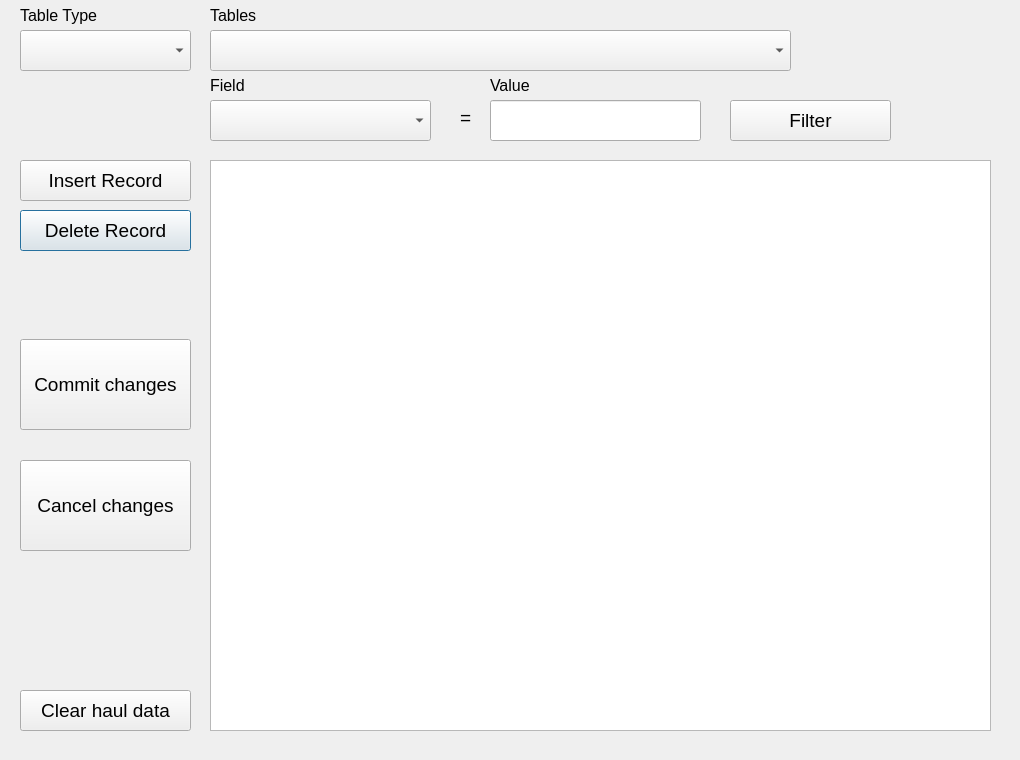
<?xml version="1.0" encoding="UTF-8"?>
<ui version="4.0">
 <class>clamsEdit</class>
 <widget class="QDialog" name="clamsEdit">
  <property name="geometry">
   <rect>
    <x>0</x>
    <y>0</y>
    <width>1020</width>
    <height>760</height>
   </rect>
  </property>
  <property name="windowTitle">
   <string>CLAMS Data Editor</string>
  </property>
  <widget class="QPushButton" name="deleteBtn">
   <property name="geometry">
    <rect>
     <x>20</x>
     <y>210</y>
     <width>171</width>
     <height>41</height>
    </rect>
   </property>
   <property name="font">
    <font>
     <pointsize>14</pointsize>
    </font>
   </property>
   <property name="text">
    <string>Delete Record</string>
   </property>
  </widget>
  <widget class="QComboBox" name="tableBox">
   <property name="geometry">
    <rect>
     <x>210</x>
     <y>30</y>
     <width>581</width>
     <height>41</height>
    </rect>
   </property>
   <property name="font">
    <font>
     <pointsize>12</pointsize>
    </font>
   </property>
  </widget>
  <widget class="QLabel" name="label_4">
   <property name="geometry">
    <rect>
     <x>210</x>
     <y>0</y>
     <width>181</width>
     <height>31</height>
    </rect>
   </property>
   <property name="font">
    <font>
     <pointsize>12</pointsize>
    </font>
   </property>
   <property name="text">
    <string>Tables</string>
   </property>
  </widget>
  <widget class="QPushButton" name="commitBtn">
   <property name="geometry">
    <rect>
     <x>20</x>
     <y>339</y>
     <width>171</width>
     <height>91</height>
    </rect>
   </property>
   <property name="font">
    <font>
     <pointsize>14</pointsize>
    </font>
   </property>
   <property name="text">
    <string>Commit changes</string>
   </property>
  </widget>
  <widget class="QPushButton" name="insertBtn">
   <property name="geometry">
    <rect>
     <x>20</x>
     <y>160</y>
     <width>171</width>
     <height>41</height>
    </rect>
   </property>
   <property name="font">
    <font>
     <pointsize>14</pointsize>
    </font>
   </property>
   <property name="text">
    <string>Insert Record</string>
   </property>
  </widget>
  <widget class="QPushButton" name="clearHaulBtn">
   <property name="geometry">
    <rect>
     <x>20</x>
     <y>690</y>
     <width>171</width>
     <height>41</height>
    </rect>
   </property>
   <property name="font">
    <font>
     <pointsize>14</pointsize>
    </font>
   </property>
   <property name="text">
    <string>Clear haul data</string>
   </property>
  </widget>
  <widget class="QComboBox" name="tableTypeBox">
   <property name="geometry">
    <rect>
     <x>20</x>
     <y>30</y>
     <width>171</width>
     <height>41</height>
    </rect>
   </property>
   <property name="font">
    <font>
     <pointsize>12</pointsize>
    </font>
   </property>
  </widget>
  <widget class="QLabel" name="label_5">
   <property name="geometry">
    <rect>
     <x>20</x>
     <y>0</y>
     <width>181</width>
     <height>31</height>
    </rect>
   </property>
   <property name="font">
    <font>
     <pointsize>12</pointsize>
    </font>
   </property>
   <property name="text">
    <string>Table Type</string>
   </property>
  </widget>
  <widget class="QPushButton" name="cancelBtn">
   <property name="geometry">
    <rect>
     <x>20</x>
     <y>460</y>
     <width>171</width>
     <height>91</height>
    </rect>
   </property>
   <property name="font">
    <font>
     <pointsize>14</pointsize>
    </font>
   </property>
   <property name="text">
    <string>Cancel changes</string>
   </property>
  </widget>
  <widget class="QTableView" name="dataView">
   <property name="geometry">
    <rect>
     <x>210</x>
     <y>160</y>
     <width>781</width>
     <height>571</height>
    </rect>
   </property>
  </widget>
  <widget class="QComboBox" name="fieldBox">
   <property name="geometry">
    <rect>
     <x>210</x>
     <y>100</y>
     <width>221</width>
     <height>41</height>
    </rect>
   </property>
   <property name="font">
    <font>
     <pointsize>12</pointsize>
    </font>
   </property>
  </widget>
  <widget class="QLabel" name="label">
   <property name="geometry">
    <rect>
     <x>460</x>
     <y>110</y>
     <width>46</width>
     <height>14</height>
    </rect>
   </property>
   <property name="font">
    <font>
     <pointsize>14</pointsize>
    </font>
   </property>
   <property name="text">
    <string>=</string>
   </property>
  </widget>
  <widget class="QLineEdit" name="valueEdit">
   <property name="geometry">
    <rect>
     <x>490</x>
     <y>100</y>
     <width>211</width>
     <height>41</height>
    </rect>
   </property>
   <property name="font">
    <font>
     <pointsize>12</pointsize>
    </font>
   </property>
  </widget>
  <widget class="QPushButton" name="filterBtn">
   <property name="geometry">
    <rect>
     <x>730</x>
     <y>100</y>
     <width>161</width>
     <height>41</height>
    </rect>
   </property>
   <property name="font">
    <font>
     <pointsize>14</pointsize>
    </font>
   </property>
   <property name="text">
    <string>Filter</string>
   </property>
  </widget>
  <widget class="QLabel" name="label_6">
   <property name="geometry">
    <rect>
     <x>210</x>
     <y>70</y>
     <width>181</width>
     <height>31</height>
    </rect>
   </property>
   <property name="font">
    <font>
     <pointsize>12</pointsize>
    </font>
   </property>
   <property name="text">
    <string>Field</string>
   </property>
  </widget>
  <widget class="QLabel" name="label_7">
   <property name="geometry">
    <rect>
     <x>490</x>
     <y>70</y>
     <width>181</width>
     <height>31</height>
    </rect>
   </property>
   <property name="font">
    <font>
     <pointsize>12</pointsize>
    </font>
   </property>
   <property name="text">
    <string>Value</string>
   </property>
  </widget>
 </widget>
 <resources/>
 <connections/>
</ui>
